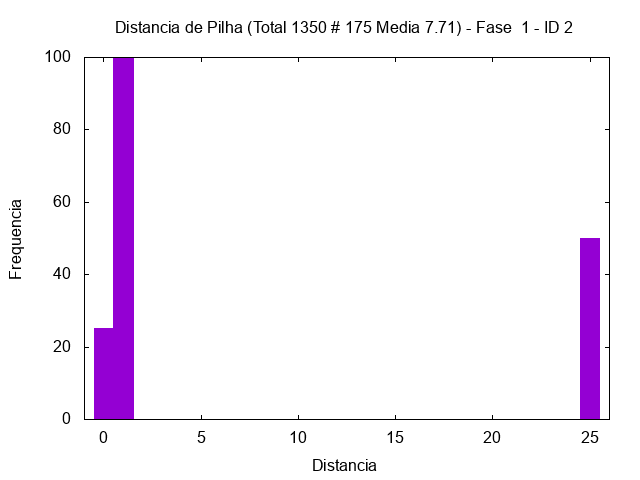

Source code (gnuplot):
set term png
set output "/tmp/out/mult-hist-1-2.png"
set style fill solid 1.0
set title "Distancia de Pilha (Total 1350 # 175 Media 7.71) - Fase  1 - ID 2"
set xlabel "Distancia"
set ylabel "Frequencia"
plot [-1:26] "/tmp/out/mult-hist-1-2.gpdat" u 3:4 w boxes t ""
